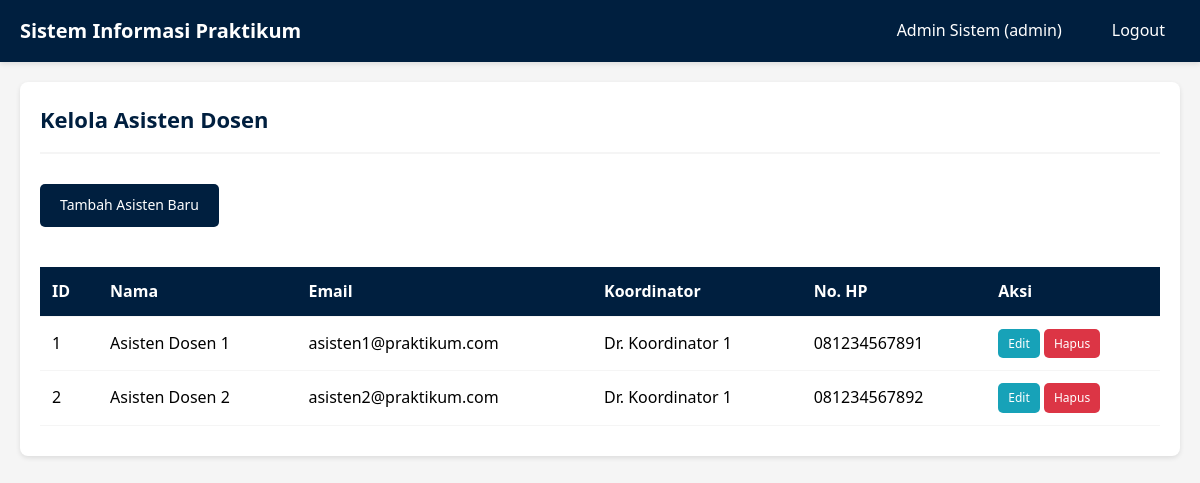
/admin/asisten.php (signed in), run on the app's committed database.
### tables this page shows
CREATE TABLE IF NOT EXISTS asisten_dosen (
    id INT AUTO_INCREMENT PRIMARY KEY,
    user_id INT,
    koordinator_id INT,
    nama VARCHAR(100) NOT NULL,
    email VARCHAR(100),
    no_hp VARCHAR(20),
    FOREIGN KEY (user_id) REFERENCES users(id) ON DELETE SET NULL,
    FOREIGN KEY (koordinator_id) REFERENCES koordinator(id) ON DELETE SET NULL
);

CREATE TABLE IF NOT EXISTS users (
    id INT AUTO_INCREMENT PRIMARY KEY,
    nama VARCHAR(100) NOT NULL,
    email VARCHAR(100) UNIQUE NOT NULL,
    password VARCHAR(255) NOT NULL,
    nim VARCHAR(20),
    role ENUM('admin', 'asisten_dosen', 'praktikan') NOT NULL,
    created_at TIMESTAMP DEFAULT CURRENT_TIMESTAMP
);

CREATE TABLE IF NOT EXISTS koordinator (
    id INT AUTO_INCREMENT PRIMARY KEY,
    user_id INT,
    nama VARCHAR(100) NOT NULL,
    email VARCHAR(100),
    no_hp VARCHAR(20),
    FOREIGN KEY (user_id) REFERENCES users(id) ON DELETE SET NULL
);

### admin/asisten.php (the view, shortened to what this page needs)
<?php
require_once '../config/database.php';
$asisten = $conn->query("
    SELECT a.*, u.email, k.nama as nama_koordinator
    FROM asisten_dosen a
    LEFT JOIN users u ON a.user_id = u.id
    LEFT JOIN koordinator k ON a.koordinator_id = k.id
    ORDER BY a.nama
");
?>
<!DOCTYPE html>
<html lang="id">
<head>
    <link rel="stylesheet" href="../assets/css/style.css">
</head>
<body>
    <?php include '../includes/navbar.php'; ?>
    <div class="container">
        <div class="card">
            <div class="card-header">
                <h2>Kelola Asisten Dosen</h2>
            </div>
            <div class="card-body">
                <a href="asisten_add.php" class="btn btn-primary mb-20">Tambah Asisten Baru</a>
                <div class="table-responsive">
                    <table class="table">
                        <thead>
                            <tr>
                                <th>ID</th>
                                <th>Nama</th>
                                <th>Email</th>
                                <th>Koordinator</th>
                                <th>No. HP</th>
                                <th>Aksi</th>
                            </tr>
                        </thead>
                        <tbody>
                            <?php while ($a = $asisten->fetch_assoc()): ?>
                                <tr>
                                    <td><?php echo $a['id']; ?></td>
                                    <td><?php echo htmlspecialchars($a['nama']); ?></td>
                                    <td><?php echo htmlspecialchars($a['email'] ?? '-'); ?></td>
                                    <td><?php echo htmlspecialchars($a['nama_koordinator'] ?? '-'); ?></td>
                                    <td><?php echo htmlspecialchars($a['no_hp'] ?? '-'); ?></td>
                                    <td>
                                        <a href="asisten_edit.php?id=<?php echo $a['id']; ?>" class="btn btn-info btn-sm">Edit</a>
                                        <a href="?delete=<?php echo $a['id']; ?>" class="btn btn-danger btn-sm" onclick="return confirm('Yakin ingin menghapus?')">Hapus</a>
                                    </td>
                                </tr>
                            <?php endwhile; ?>
                        </tbody>
                    </table>
                </div>
            </div>
        </div>
    </div>
</body>
</html>

### assets/css/style.css (style rules this page uses)
* { margin: 0; padding: 0; box-sizing: border-box; }
:root { --navy-blue: #001f3f; --navy-blue-light: #003d7a; --navy-blue-dark: #001529; --black: #000000; --white: #ffffff; --gray-light: #f5f5f5; --gray: #cccccc; --gray-dark: #666666; --success: #28a745; --danger: #dc3545; --warning: #ffc107; --info: #17a2b8; }
body { font-family: 'Segoe UI', Tahoma, Geneva, Verdana, sans-serif; background-color: var(--gray-light); color: var(--black); line-height: 1.6; }
.container { max-width: 1200px; margin: 0 auto; padding: 20px; }
.card { background: var(--white); border-radius: 8px; padding: 20px; margin-bottom: 20px; box-shadow: 0 2px 5px rgba(0, 0, 0, 0.1); }
.card-header { border-bottom: 2px solid var(--gray-light); padding-bottom: 15px; margin-bottom: 20px; }
.card-header h2 { color: var(--navy-blue); font-size: 22px; }
.card-body { padding: 10px 0; }
.btn { padding: 10px 20px; border: none; border-radius: 5px; cursor: pointer; font-size: 14px; text-decoration: none; display: inline-block; transition: all 0.3s; text-align: center; }
.btn-primary { background-color: var(--navy-blue); color: var(--white); }
.btn-danger { background-color: var(--danger); color: var(--white); }
.btn-info { background-color: var(--info); color: var(--white); }
.btn-sm { padding: 5px 10px; font-size: 12px; }
.table { width: 100%; border-collapse: collapse; margin-top: 20px; }
.table th, .table td { padding: 12px; text-align: left; border-bottom: 1px solid var(--gray-light); }
.table th { background-color: var(--navy-blue); color: var(--white); font-weight: 600; }
.table-responsive { overflow-x: auto; }
.mb-20 { margin-bottom: 20px; }

### data on the page
asisten_dosen: id "1", nama "Asisten Dosen 1", user.email "asisten1@praktikum.com", koordinator.nama "Dr. Koordinator 1", no_hp "081234567891"
asisten_dosen: id "2", nama "Asisten Dosen 2", user.email "asisten2@praktikum.com", koordinator.nama "Dr. Koordinator 1", no_hp "081234567892"

### other printed values
$currentUser['nama'] "Admin Sistem"
$currentUser['role'] "admin"
